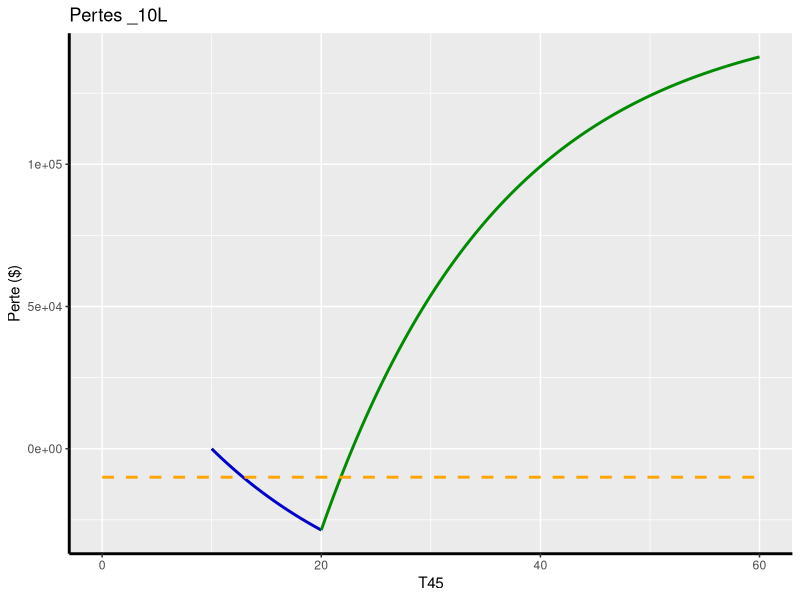

This figure's R source:
## ---- chunk 1
knitr::opts_chunk$set(echo = TRUE)
## ---- chunk 2
# Fonction pour calculer la force de mortalité lorsque s > 2

f_Mort <- function(x){
    0.00022+(2.7)*10^(-6)*1.124^x
}

# Fonction récursive pour calculer la valeur de la réserve à t

reserve_Euler <- function(h, reserve, t){
    i <- 1
    nb_iter <- (30-t)/h
    for(i in 1:nb_iter){
        reserve <- (reserve - h*(2500 - 100000*f_Mort(60 - (i)*h)))/
          (1 + h*(0.04 + f_Mort(60 - (i)*h)))
        i <- i+1
    }
    reserve
}
## ---- chunk 3


r1<- reserve_Euler(0.1, 100000, 15)   ### Pour 15_V, h = 0.1   
r2 <- reserve_Euler(0.1, 100000, 20)   ### Pour 20_V, h = 0.1
r3 <- reserve_Euler(0.01, 100000, 15)   ### Pour 15_V, h = 0.01   
r4 <- reserve_Euler(0.01, 100000, 20)   ### Pour 20_V, h = 0.01    

### Table 1
param_ab <- data.frame("h" = c(0.1, 0.01),
                       "_{15}V"= c(r1,r3),
                       "_{20}V"= c(r2,r4))

library(knitr)
library(xtable)

kable(param_ab, caption = "Estimation des réserves", escape = FALSE, align = "c",
      col.names = c("$h$", "$_{15}V$", "$_{20}V$"))

## ---- chunk 4

# Graphique de la perte à _10L

library(tidyverse)
ggplot(data.frame(x = c(0,50)), aes(x = x)) +
           stat_function(fun = function(x){
               -3802.09 * ((1-exp(-0.06*(x-10)))/0.06)
               },
               color = "blue3",
               lwd = 1, 
               xlim = c(10,20)) +
           stat_function(fun = function(x){
               20000 * exp(-0.6) * ((1-exp(-0.06 *(x-20)))/0.06) - 3802.09 * ((1-exp(-0.06*10))/0.06)
               },
               color = "green4",
               lwd = 1,
               xlim = c(20,60)) +
            stat_function(fun = function(x){-10000},
                          color = "orange1",
                          lwd = 1,
                          lty = 2,
                          xlim = c(0,60)) + ggtitle("Pertes _10L") +
    xlab("T45") +
    ylab("Perte ($)") +
    theme(axis.line = element_line(colour = "black", size = 1, linetype = "solid"))


## ---- chunk 5

# Fonction pour calculer _tp_x

tpx <- function(x,t){
    A <- 0.00022
    B <- 2.7*10^(-6)
    c <- 1.124
    exp(-A*t - (B/log(c))*(c^x)*((c^t)-1))
}

## ---- chunk 6

# Fonction pour calculer une assurance temporaire (ou entière)

aTempo <- function(x, t, i){
    j <- 0
    nb_iter <- t-1
    Assurance <- 0
    for(j in 0:nb_iter){
        Assurance <- Assurance + (1+i)^(-(j+1))*tpx(x,j)*(1-tpx(x+j,1))
        j <- j+1
    }
    Assurance
}

# Fonction pour calculer une rente temporaire (ou entière)

rTemp <- function(x, t, i){
    v <- (1+i)^(-1)
    j <- 0
    nb_iter <- t-1
    rente <- 0
    for(j in 0:nb_iter){
        rente <- rente + v^j * tpx(x,j)
        j <- j+1
    }
    rente
}

## ---- chunk 7


A5<- aTempo(25, 1000, 0.05)   ### Assurance-vie entière avec i= 0.05   
A2 <- aTempo(25, 1000, 0.02)   ### Assurance-vie entière avec i= 0.02
a5 <- rTemp(25, 1000, 0.05)   ### Rente entière avec i =0.05   
a2 <- rTemp(25, 1000, 0.02)   ### Rente entière avec i =0.02    

### Table 1
param_ab <- data.frame("i" = c("5%", "2%"),
                       "A_{25}"= c(A5,A2),
                       "ä_{25}"= c(a5,a2))

library(knitr)
library(xtable)

kable(param_ab, caption = "Valeur des assurances et rentes en fonction de i", escape = FALSE, align = "c",
      col.names = c("$i$", "$A_{25}$", "$ä_{25}$"))

